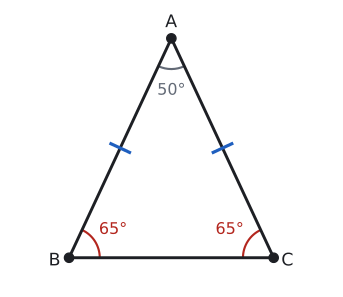

Here is the Python script that generated this plot:
import sys; sys.path.insert(0, "tools")
from cizim import *

# Ders, kural 2: m(B)=m(C)=65, m(A)=50 => |AB|=|AC|.
B = np.array([0.0, 0.0]); C = np.array([4.0, 0.0])
A = np.array([2.0, 2.0 * np.tan(np.radians(65))])
print("AB", np.linalg.norm(A - B), "AC", np.linalg.norm(A - C), "BC", 4.0)
u, v = B - A, C - A
print("A", np.degrees(np.arccos(u @ v / np.linalg.norm(u) / np.linalg.norm(v))))

fig, ax = sekil(4.4, 4.6)
ax.set_aspect("equal"); ax.axis("off")
ax.plot(*zip(A, B, C, A), color=YAZI)
def centik(P, Q, renk=MAVI):
    m = (P + Q) / 2; d = (Q - P) / np.linalg.norm(Q - P); n = np.array([-d[1], d[0]])
    ax.plot(*zip(m - 0.2 * n, m + 0.2 * n), color=renk, lw=2.4)
centik(A, B); centik(A, C)
nokta(ax, *A, "A", dx=-0.12, dy=0.22); nokta(ax, *B, "B", dx=-0.4, dy=-0.15); nokta(ax, *C, "C", dx=0.15, dy=-0.15)
aci(ax, A, B, C, r=0.6, ad="50°", renk=SOLUK)
aci(ax, B, A, C, r=0.6, ad="65°", renk=KIRMIZI)
aci(ax, C, A, B, r=0.6, ad="65°", renk=KIRMIZI)
ax.set_xlim(-1.2, 5.2); ax.set_ylim(-0.6, A[1] + 0.6)
kaydet(fig, __file__)
